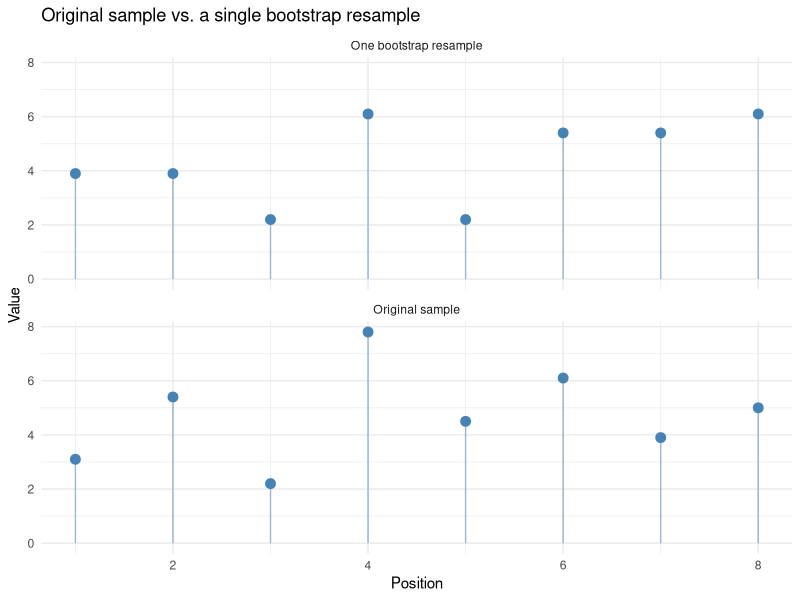
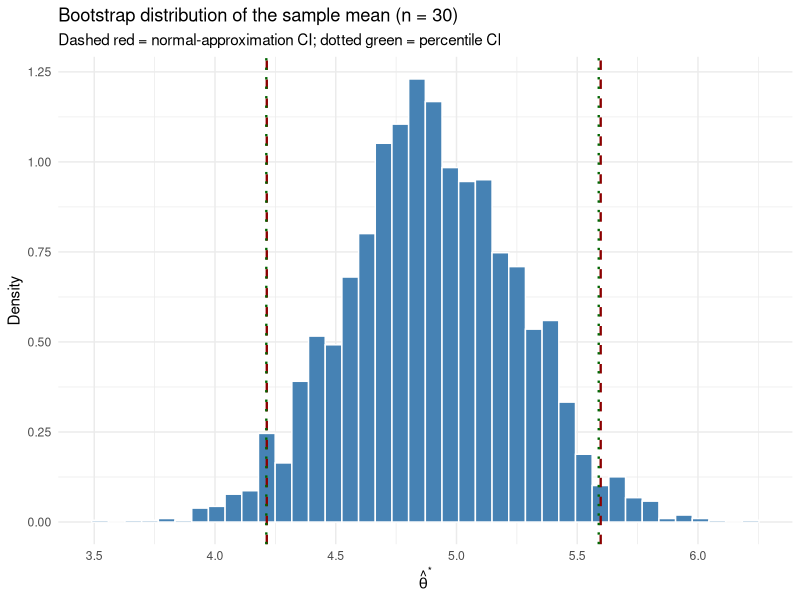
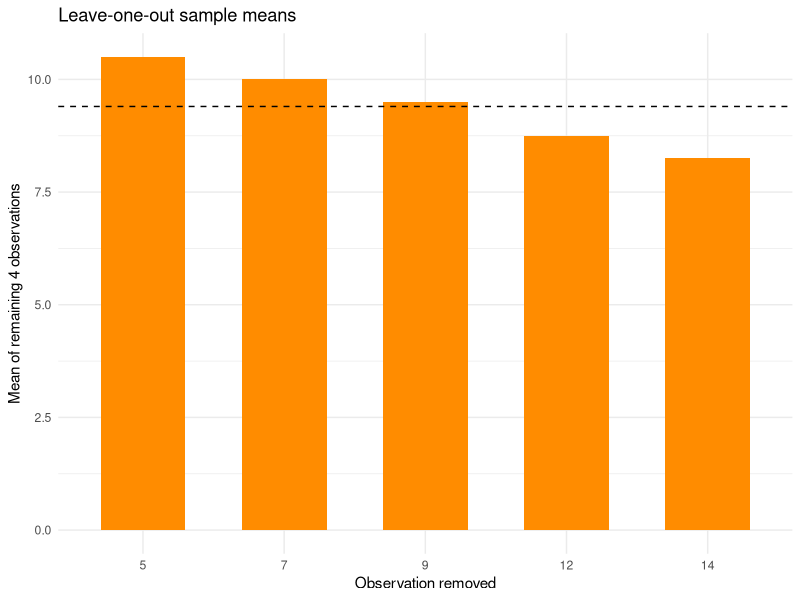

The R source for these figures, in order:
## ---- chunk 1
knitr::opts_chunk$set(
    echo = TRUE,
    warning = FALSE,
    message = FALSE,
    fig.align = "center",
    fig.width = 7,
    fig.height = 4.5
)

set.seed(123)
library(tidyverse)
library(ggplot2)
library(dplyr)
library(knitr)
library(kableExtra)
library(gridExtra)
library(patchwork)
## ---- chunk 2
set.seed(123)
original_data <- c(3.1, 5.4, 2.2, 7.8, 4.5, 6.1, 3.9, 5.0)
n_demo <- length(original_data)

bootstrap_resample <- sample(original_data, size = n_demo, replace = TRUE)

demo_df <- tibble(
  index = rep(1:n_demo, 2),
  value = c(original_data, bootstrap_resample),
  type = rep(c("Original sample", "One bootstrap resample"), each = n_demo)
)

ggplot(demo_df, aes(x = index, y = value)) +
  geom_point(size = 3, colour = "steelblue") +
  geom_segment(aes(xend = index, y = 0, yend = value), colour = "steelblue", alpha = 0.5) +
  facet_wrap(~type, ncol = 1) +
  labs(title = "Original sample vs. a single bootstrap resample", x = "Position", y = "Value") +
  theme_minimal(base_size = 11)
## ---- chunk 3
set.seed(123)

#' Bootstrap estimates of bias and standard error
#'
#' Purpose: implements Algorithm 1.1.
#'
#' Arguments:
#'   sample_data          numeric vector, the observed sample
#'   statistic_function   function mapping a numeric vector to a scalar
#'   number_of_replicates number of bootstrap resamples (default 2000)
#'
#' Returns:
#'   a list with the original estimate, bootstrap bias, bootstrap
#'   standard error, and the full vector of bootstrap replicates
#'
#' Example:
#'   bootstrap_estimate(rnorm(30), mean, number_of_replicates = 1000)
bootstrap_estimate <- function(sample_data, statistic_function, number_of_replicates = 2000) {
  sample_size <- length(sample_data)
  original_estimate <- statistic_function(sample_data)

  bootstrap_replicates <- numeric(number_of_replicates)
  for (replicate_index in seq_len(number_of_replicates)) {
    resampled_data <- sample(sample_data, size = sample_size, replace = TRUE)
    bootstrap_replicates[replicate_index] <- statistic_function(resampled_data)
  }

  list(
    estimate = original_estimate,
    bootstrap_bias = mean(bootstrap_replicates) - original_estimate,
    bootstrap_se = sd(bootstrap_replicates),
    replicates = bootstrap_replicates
  )
}

#' Bootstrap percentile confidence interval
#'
#' Purpose: implements Algorithm 1.2.
#'
#' Arguments:
#'   sample_data          numeric vector, the observed sample
#'   statistic_function   function mapping a numeric vector to a scalar
#'   number_of_replicates number of bootstrap resamples (default 2000)
#'   confidence_level     confidence level (default 0.95)
#'
#' Returns:
#'   a named numeric vector with the lower and upper interval endpoints
#'
#' Example:
#'   bootstrap_percentile_ci(rnorm(30), mean)
bootstrap_percentile_ci <- function(sample_data, statistic_function,
                                     number_of_replicates = 2000, confidence_level = 0.95) {
  boot_result <- bootstrap_estimate(sample_data, statistic_function, number_of_replicates)
  alpha <- 1 - confidence_level

  quantile(boot_result$replicates, probs = c(alpha / 2, 1 - alpha / 2))
}

#' Jackknife estimates of bias and standard error
#'
#' Purpose: implements Algorithm 1.3.
#'
#' Arguments:
#'   sample_data          numeric vector, the observed sample
#'   statistic_function   function mapping a numeric vector to a scalar
#'
#' Returns:
#'   a list with the original estimate, jackknife bias, jackknife
#'   standard error, the bias-corrected estimate, and the vector of
#'   leave-one-out replicates
#'
#' Example:
#'   jackknife_estimate(rnorm(30), mean)
jackknife_estimate <- function(sample_data, statistic_function) {
  sample_size <- length(sample_data)
  original_estimate <- statistic_function(sample_data)

  leave_one_out_replicates <- numeric(sample_size)
  for (index in seq_len(sample_size)) {
    leave_one_out_replicates[index] <- statistic_function(sample_data[-index])
  }

  mean_leave_one_out <- mean(leave_one_out_replicates)
  jackknife_bias <- (sample_size - 1) * (mean_leave_one_out - original_estimate)
  jackknife_se <- sqrt(
    (sample_size - 1) / sample_size *
      sum((leave_one_out_replicates - mean_leave_one_out)^2)
  )

  list(
    estimate = original_estimate,
    jackknife_bias = jackknife_bias,
    jackknife_se = jackknife_se,
    bias_corrected_estimate = original_estimate - jackknife_bias,
    replicates = leave_one_out_replicates
  )
}
## ---- chunk 4
set.seed(123)

fixed_sample <- rnorm(30, mean = 5, sd = 2)
true_theoretical_se <- sd(fixed_sample) / sqrt(length(fixed_sample))

replication_counts <- c(10, 50, 200, 500, 1000, 5000, 20000)
se_estimates <- vapply(
  replication_counts,
  function(B) bootstrap_estimate(fixed_sample, mean, number_of_replicates = B)$bootstrap_se,
  numeric(1)
)

tibble(B = replication_counts, Bootstrap_SE = se_estimates, Classical_SE = true_theoretical_se) %>%
  kable(digits = 4, caption = "Bootstrap SE of the mean converges to the classical formula s/sqrt(n) as B grows")
## ---- chunk 5
set.seed(123)

plugin_variance <- function(x) mean((x - mean(x))^2)

true_sigma_squared <- 4
number_of_datasets <- 3000
sample_size_n <- 15

bias_estimates <- replicate(number_of_datasets, {
  simulated_sample <- rnorm(sample_size_n, mean = 0, sd = sqrt(true_sigma_squared))
  jackknife_estimate(simulated_sample, plugin_variance)$jackknife_bias
})

tibble(
  Quantity = c("Theoretical bias (-sigma^2 / n)", "Average jackknife bias estimate"),
  Value = c(-true_sigma_squared / sample_size_n, mean(bias_estimates))
) %>%
  kable(digits = 4, caption = "Jackknife bias estimate vs. the exact theoretical bias of the plug-in variance estimator")
## ---- chunk 6
set.seed(123)

number_of_trials <- 500
sample_size_coverage <- 25
true_mean <- 10
coverage_indicator <- logical(number_of_trials)

for (trial in seq_len(number_of_trials)) {
  trial_sample <- rnorm(sample_size_coverage, mean = true_mean, sd = 3)
  interval <- bootstrap_percentile_ci(trial_sample, mean, number_of_replicates = 500)
  coverage_indicator[trial] <- (interval[1] <= true_mean) && (true_mean <= interval[2])
}

tibble(
  Quantity = c("Nominal coverage", "Empirical coverage (500 trials)"),
  Value = c(0.95, mean(coverage_indicator))
) %>%
  kable(digits = 4, caption = "Empirical coverage of the 95% bootstrap percentile interval for the mean")
## ---- chunk 7
set.seed(123)

boot_result_plot <- bootstrap_estimate(fixed_sample, mean, number_of_replicates = 3000)
normal_ci <- boot_result_plot$estimate + c(-1, 1) * qnorm(0.975) * boot_result_plot$bootstrap_se
percentile_ci <- quantile(boot_result_plot$replicates, probs = c(0.025, 0.975))

ggplot(tibble(theta_star = boot_result_plot$replicates), aes(x = theta_star)) +
  geom_histogram(aes(y = after_stat(density)), bins = 40, fill = "steelblue", colour = "white") +
  geom_vline(xintercept = normal_ci, colour = "darkred", linetype = "dashed", linewidth = 0.8) +
  geom_vline(xintercept = percentile_ci, colour = "darkgreen", linetype = "dotted", linewidth = 0.8) +
  labs(
    title = "Bootstrap distribution of the sample mean (n = 30)",
    subtitle = "Dashed red = normal-approximation CI; dotted green = percentile CI",
    x = expression(hat(theta)^"*"), y = "Density"
  ) +
  theme_minimal(base_size = 11)
## ---- chunk 8
illustrative_data <- c(5, 7, 9, 12, 14)
jackknife_illustrative <- jackknife_estimate(illustrative_data, mean)

ggplot(
  tibble(observation_removed = illustrative_data, leave_one_out_mean = jackknife_illustrative$replicates),
  aes(x = factor(observation_removed), y = leave_one_out_mean)
) +
  geom_col(fill = "darkorange", width = 0.6) +
  geom_hline(yintercept = jackknife_illustrative$estimate, colour = "black", linetype = "dashed") +
  labs(
    title = "Leave-one-out sample means",
    x = "Observation removed", y = "Mean of remaining 4 observations"
  ) +
  theme_minimal(base_size = 11)
